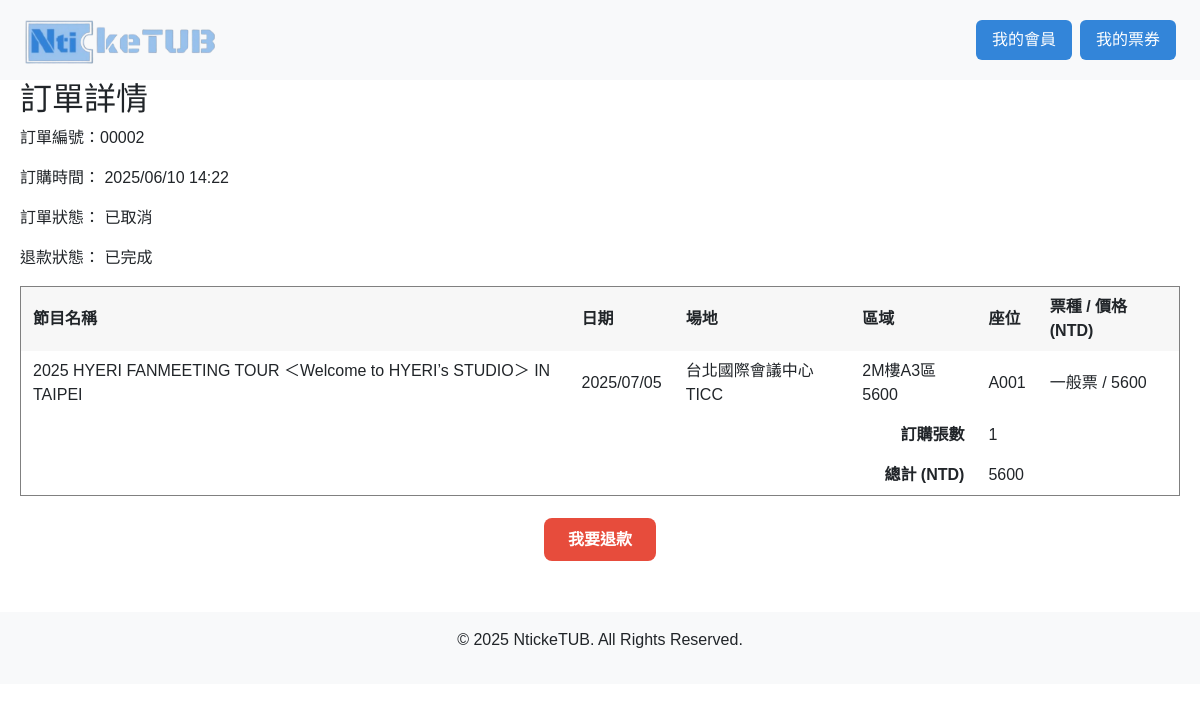
Page /order/2 on the committed database.
### models/order.py (models this page shows)
class Order(db.Model):
  __tablename__ = 'Orders'
  order_id = db.Column(db.Integer, primary_key=True)
  order_status = db.Column(db.String(1), nullable=False, default='P')
  buyer_name = db.Column(db.String(255))
  buyer_email = db.Column(db.String(255))
  buyer_phone = db.Column(db.String(10))
  total_price = db.Column(db.Integer)
  mem_id = db.Column(db.Integer, db.ForeignKey('Member.mem_id'))
  createdAt = db.Column(db.DateTime, default=func.now())
  updatedAt = db.Column(db.DateTime, default=func.now(), onupdate=func.now())
  payment = relationship('Payment', back_populates='order')

### models/ticket.py (models this page shows)
class Ticket(db.Model):
    __tablename__ = 'Ticket'
    ticket_id = db.Column(db.Integer, primary_key=True)
    seat_no = db.Column(db.String(4))
    ticket_status = db.Column(db.String(1))
    is_disabled = db.Column(db.Boolean, default=False)
    order_id = db.Column(db.Integer, db.ForeignKey('Orders.order_id'))
    game_id = db.Column(db.Integer, db.ForeignKey('Game.game_id'))
    area_id = db.Column(db.Integer, db.ForeignKey('Area.area_id'))
    createdAt = db.Column(db.DateTime, default=func.now())
    updatedAt = db.Column(db.DateTime, default=func.now(), onupdate=func.now())
    area = db.relationship('Area', backref='tickets')

### models/show.py (models this page shows, shortened)
class Show(db.Model):
    __tablename__ = 'Show'
    show_id = db.Column(db.Integer, primary_key=True)
    show_name = db.Column(db.String(255))
    show_desc = db.Column(db.Text)
    show_pic = db.Column(db.Text)
    start_date = db.Column(Date)
    end_date = db.Column(Date)
    host_id = db.Column(db.Integer, db.ForeignKey('Host.host_id'))
    location_id = db.Column(db.Integer, db.ForeignKey('Location.loc_id'))
    createdAt = db.Column(db.DateTime, default=func.now())
    updatedAt = db.Column(db.DateTime, default=func.now(), onupdate=func.now())
    host=db.relationship('Host')

### models/game.py (models this page shows)
class Game(db.Model):
  __tablename__ = 'Game'
  game_id = db.Column(db.Integer, primary_key=True)
  game_date = db.Column(db.Date)
  game_time = db.Column(db.Time)
  sale_start_time = db.Column(db.DateTime)
  sale_end_time = db.Column(db.DateTime)
  game_status = db.Column(db.String(1))
  total_seats = db.Column(db.Integer)
  available_seats = db.Column(db.Integer)
  show_id = db.Column(db.Integer, db.ForeignKey('Show.show_id'))
  createdAt = db.Column(db.DateTime, default=func.now())
  updatedAt = db.Column(db.DateTime, default=func.now(), onupdate=func.now())

### models/location.py (models this page shows)
class Location(db.Model):
  __tablename__ = 'Location'
  loc_id = db.Column(db.Integer, primary_key=True)
  loc_name = db.Column(db.String(255))
  createdAt = db.Column(db.DateTime, default=func.now())
  updatedAt = db.Column(db.DateTime, default=func.now(), onupdate=func.now())

### models/area.py (models this page shows)
class Area(db.Model):
  __tablename__ = 'Area'
  area_id = db.Column(db.Integer, primary_key=True)
  area_name = db.Column(db.String(255))
  seat_count = db.Column(db.Integer)
  price = db.Column(db.Integer)
  disabled_price = db.Column(db.Integer)
  disabled_seats = db.Column(db.Integer)
  loc_id = db.Column(db.Integer, db.ForeignKey('Location.loc_id'))
  sect_id = db.Column(db.Integer, db.ForeignKey('Section.sect_id'))
  createdAt = db.Column(db.DateTime, default=func.now())
  updatedAt = db.Column(db.DateTime, default=func.now(), onupdate=func.now())

### app.py (the view)
@app.route('/order/<int:order_id>')
def order_detail(order_id):
    order = Order.query.get_or_404(order_id)
    tickets = db.session.query(Ticket, Game, Show, Area, Location)\
    .join(Game, Ticket.game_id == Game.game_id)\
    .join(Show, Game.show_id == Show.show_id)\
    .join(Area, Ticket.area_id == Area.area_id)\
    .join(Location, Show.location_id == Location.loc_id)\
    .filter(Ticket.order_id == order_id).all()
    refund = Refund.query.filter_by(order_id=order_id).first()
    refund_status = refund.refund_status if refund else None
    return render_template('order_detail.html', order=order, tickets=tickets, refund_status=refund_status)

### templates/order_detail.html (shortened to what this page needs)
{% extends "layout.html" %}
{% block content %}
<div class="container">
<h2>訂單詳情</h2>
<div>
  <p>訂單編號：{{ '%05d'|format(order.order_id) }}</p>
  <p>訂購時間：
    {% if order.createdAt %}
      {{ order.createdAt.strftime('%Y/%m/%d %H:%M') }}
    {% else %}
      未知
    {% endif %}
  </p>
  <p>訂單狀態：
    {% if order.order_status == 'Y' %}
      已完成
    {% elif order.order_status == 'N' %}
      未付款
    {% elif order.order_status == 'C' %}
      已取消
    {% else %}
      未知
    {% endif %}
  </p>
  <p>退款狀態：
    {% if refund_status == 'approved' %}
      已完成
    {% elif refund_status == 'rejected' %}
      已拒絕
    {% else %}
      無退款申請
    {% endif %}
  </p>
</div>
{% if tickets %}
  <table border="1" cellpadding="8" cellspacing="0" style="width: 100%; border-collapse: collapse; margin-top: 1rem;">
    <thead style="background-color: #f0f0f0;">
      <tr>
        <thead>
          <tr>
            <th>節目名稱</th>
            <th>日期</th>
            <th>場地</th>
            <th>區域</th>
            <th>座位</th>
            <th>票種 / 價格 (NTD)</th>
          </tr>
        </thead>
      </tr>
    </thead>
    <tbody>
      {% for ticket, game, show, area, location in tickets %}
      <tr>
        <td>{{ show.show_name }}</td>
        <td>{{ game.game_date.strftime('%Y/%m/%d') if game.game_date else '未知' }}</td>
        <td>{{ location.loc_name if location else '未知' }}</td>
        <td>{{ area.area_name }}</td>
        <td>
          {% if ticket.seat_no %}
            {{ ticket.seat_no }}
          {% else %}
            無座位
          {% endif %}
        </td>
        <td>
          {% if ticket.is_disabled %}
            身障票 / {{ area.disabled_price }}
          {% else %}
            一般票 / {{ area.price }}
          {% endif %}
        </td>
   </tr>
      {% endfor %}
    </tbody>
    <tfoot>
      <tr>
        <td colspan="4" style="text-align: right; font-weight: bold;">訂購張數</td>
        <td>{{ tickets|length }}</td>
      </tr>
      <tr>
        <td colspan="4" style="text-align: right; font-weight: bold;">總計 (NTD)</td>
        <td>{{ order.total_price }}</td>
      </tr>
    </tfoot>
  </table>
{% else %}
  <p>此訂單沒有票券。</p>
{% endif %}
<div style="text-align: center; margin-top: 2rem;">
  <a href="{{ url_for('refund_detail', order_id=order.order_id) }}" class="btn-refund" style="background-color: #e74c3c; color: white; padding: 0.8rem 1.5rem; border-radius: 8px; text-decoration: none; font-weight: bold;">我要退款</a>
</div>
</div>
{% endblock %}

### static/style.css (style rules this page uses)
body { font-family: Arial, sans-serif; }

### templates/order_detail.html (style rules this page uses)
table th, table td { padding: 8px 12px; }
table th { background-color: #f7f7f7; }
.container { max-width: 1400px; margin: 0 auto; padding: 0 20px; }

### templates/layout.html (style rules this page uses)
body { margin: 0; padding: 0; }
:root { --main-blue: #99C2EC; --blue-hover: #79AEE5; --blue-active: #3385D9; }

### rows in the picture
Order: order_id "00002", createdAt "2025/06/10 14:22", total_price "5600"
Ticket: show_name "2025 HYERI FANMEETING TOUR ＜Welcome to HYERI’s STUDIO＞ IN TAIPEI", game_date "2025/07/05", loc_name "台北國際會議中心TICC", area_name "2M樓A3區5600", seat_no "A001", price "5600"

### other values in the picture
{{ tickets|length }} "1"
